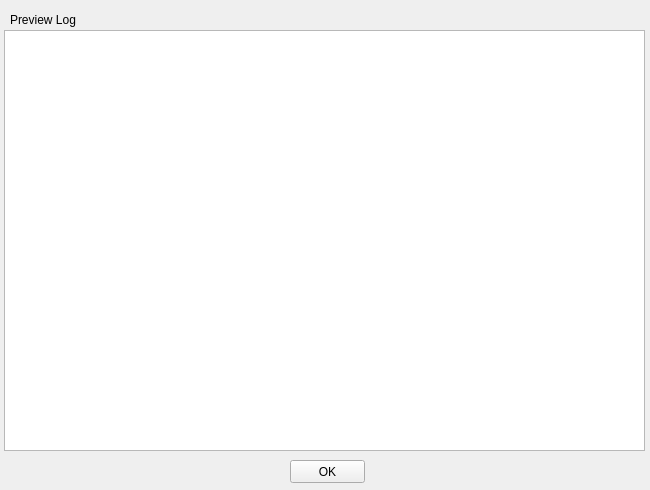
<?xml version="1.0" encoding="UTF-8"?>
<ui version="4.0">
 <class>Form</class>
 <widget class="QWidget" name="Form">
  <property name="geometry">
   <rect>
    <x>0</x>
    <y>0</y>
    <width>650</width>
    <height>490</height>
   </rect>
  </property>
  <property name="minimumSize">
   <size>
    <width>50</width>
    <height>50</height>
   </size>
  </property>
  <property name="maximumSize">
   <size>
    <width>650</width>
    <height>490</height>
   </size>
  </property>
  <property name="windowTitle">
   <string>Preview Log</string>
  </property>
  <widget class="QLabel" name="labelMigTableList">
   <property name="geometry">
    <rect>
     <x>10</x>
     <y>10</y>
     <width>81</width>
     <height>20</height>
    </rect>
   </property>
   <property name="text">
    <string>Preview Log</string>
   </property>
  </widget>
  <widget class="QPushButton" name="pushButtonOK">
   <property name="geometry">
    <rect>
     <x>290</x>
     <y>460</y>
     <width>75</width>
     <height>23</height>
    </rect>
   </property>
   <property name="text">
    <string>OK</string>
   </property>
  </widget>
  <widget class="QPlainTextEdit" name="textEditLog">
   <property name="geometry">
    <rect>
     <x>4</x>
     <y>30</y>
     <width>641</width>
     <height>421</height>
    </rect>
   </property>
  </widget>
 </widget>
 <resources/>
 <connections/>
</ui>
